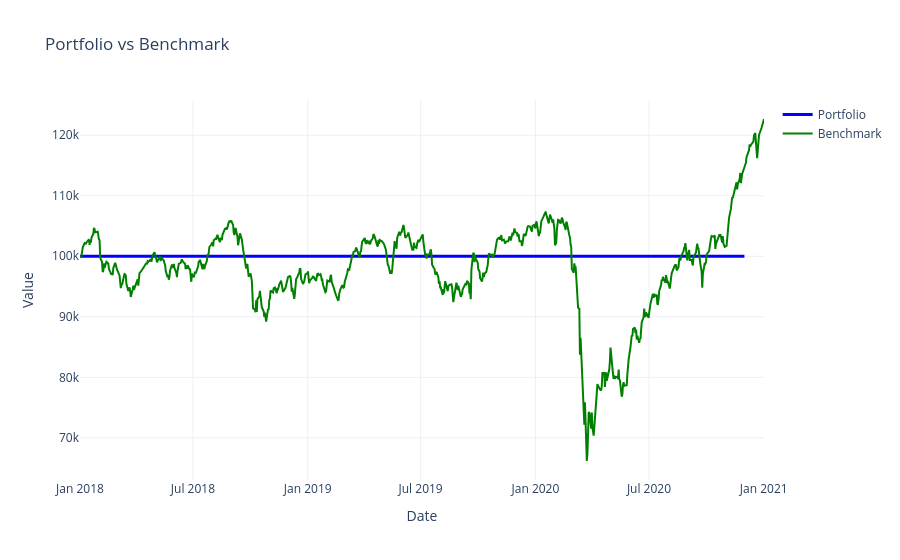

Write notebook code for a chart like this one.
### Code cell
import plotly.graph_objects as go
import plotly.io as pio
benchmark_df = pd.read_csv('src/benchmark.csv', index_col=0, parse_dates=True)
benchmark_df=benchmark_df[TRADING_START_DATE:END_DATE]#HERE ALSO IF UPDATED DATE IN "backtest()"
no_of_stocks = 100000 / benchmark_df['close'].iloc[0]
benchmark_df['close'] = benchmark_df['close'] * no_of_stocks
stats_eq = pf.stats()
eq_curve = pf.value()
eq_curve=eq_curve[TRADING_START_DATE:END_DATE]
fig = go.Figure()

fig.add_trace(go.Scatter(
    x=eq_curve.index,
    y=eq_curve.values,
    mode='lines',
    name='Portfolio',
    line=dict(color='blue', width=3)
))
fig.add_trace(go.Scatter(
    x=benchmark_df.index,
    y=benchmark_df.iloc[:, 0],  # assumes benchmark is in first column
    mode='lines',
    name='Benchmark',
    line=dict(color='green', width=2)
))
fig.update_layout(
    title='Portfolio vs Benchmark',
    xaxis_title='Date',
    yaxis_title='Value',
    template='plotly_white'
)

fig.show()

### Figure 1 — Plotly figure (JSON) as saved in the notebook; plotly's stock layout.template omitted (floating-point values rounded to 4 significant figures; data arrays with more than 128 entries replaced by an {"elided": "..."} marker saying what was removed)
{"data": [{"line": {"color": "blue", "width": 3}, "mode": "lines", "name": "Portfolio", "type": "scatter", "x": ["2018-01-01T00:00:00", "2018-02-01T00:00:00", "2018-03-01T00:00:00", "2018-04-02T00:00:00", "2018-05-02T00:00:00", "2018-06-01T00:00:00", "2018-07-02T00:00:00", "2018-08-01T00:00:00", "2018-09-03T00:00:00", "2018-10-01T00:00:00", "2018-11-01T00:00:00", "2018-12-03T00:00:00", "2019-01-01T00:00:00", "2019-02-01T00:00:00", "2019-03-01T00:00:00", "2019-04-01T00:00:00", "2019-05-02T00:00:00", "2019-06-03T00:00:00", "2019-07-01T00:00:00", "2019-08-01T00:00:00", "2019-09-03T00:00:00", "2019-10-01T00:00:00", "2019-11-01T00:00:00", "2019-12-02T00:00:00", "2020-01-01T00:00:00", "2020-02-01T00:00:00", "2020-03-02T00:00:00", "2020-04-01T00:00:00", "2020-05-04T00:00:00", "2020-06-01T00:00:00", "2020-07-01T00:00:00", "2020-08-03T00:00:00", "2020-09-01T00:00:00", "2020-10-01T00:00:00", "2020-11-02T00:00:00", "2020-12-01T00:00:00"], "y": [100000, 100000, 100000, 100000, 100000, 100000, 100000, 100000, 100000, 100000, 100000, 100000, 100000, 100000, 100000, 100000, 100000, 100000, 100000, 100000, 100000, 100000, 100000, 100000, 100000, 100000, 100000, 100000, 100000, 100000, 100000, 100000, 100000, 100000, 100000, 100000]}, {"line": {"color": "green", "width": 2}, "mode": "lines", "name": "Benchmark", "type": "scatter", "x": {"elided": "744 str values"}, "y": {"elided": "744 float values"}}], "layout": {"title": {"text": "Portfolio vs Benchmark"}, "xaxis": {"title": {"text": "Date"}}, "yaxis": {"title": {"text": "Value"}}}}
